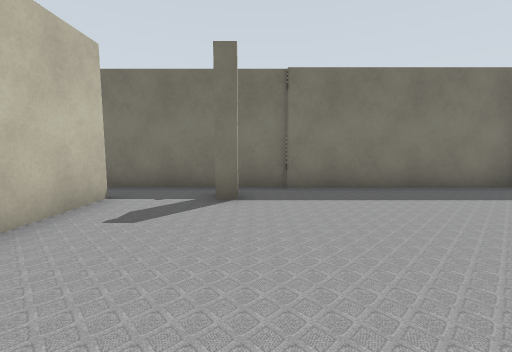
view 1 (above)

24 first-person views from a walk through a world built for the Gazebo simulator. The camera is 0.94 m above the floor, tilts 6° down and sees 90° across. The lines on the ground mark 1 m squares. The floor is counted in squares, 1 m on a side. Each view is taken from the middle of a square. On the plan, view 1 faces up. The plan holds only what a view shows up to about 10 squares ahead; the rest is blank. The place goes on beyond the plan.

view 2
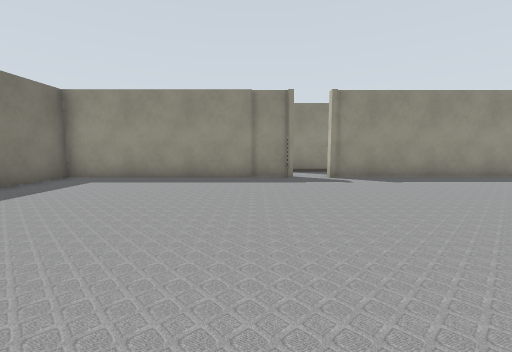

view 3
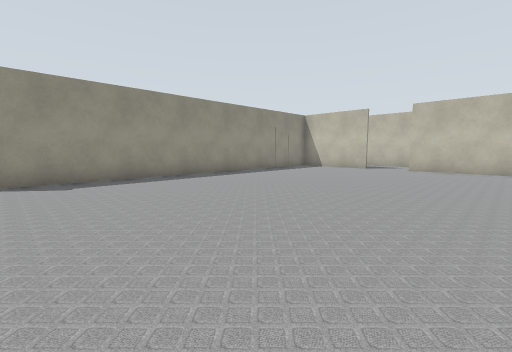

view 4
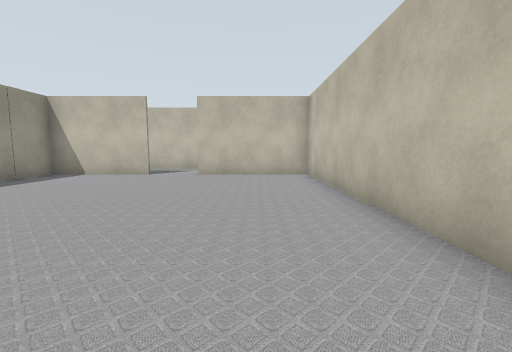

view 5
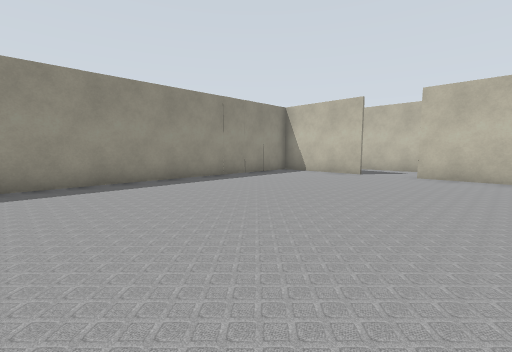

view 6
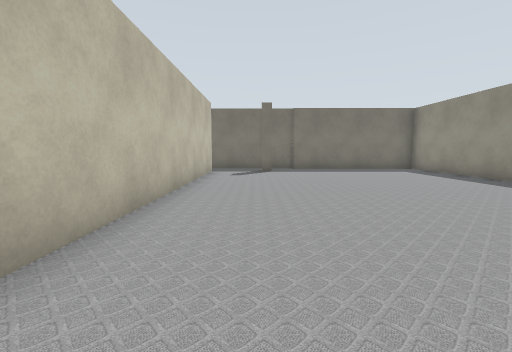

view 7
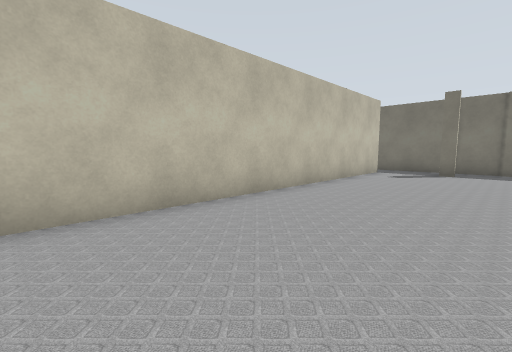

view 8
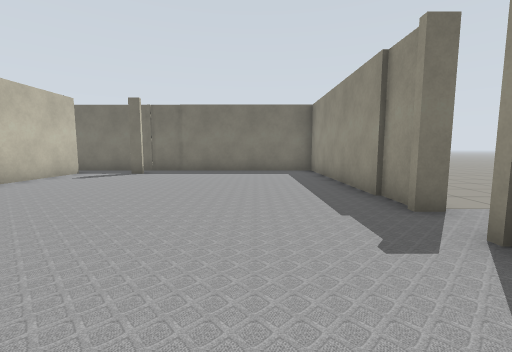

view 9
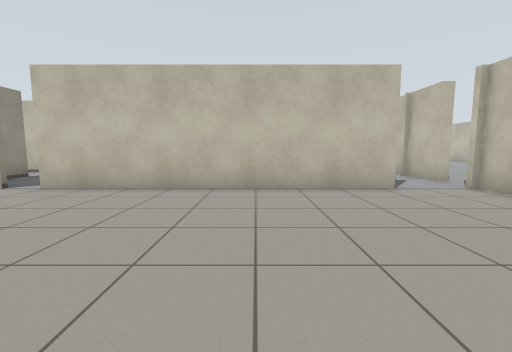

view 10
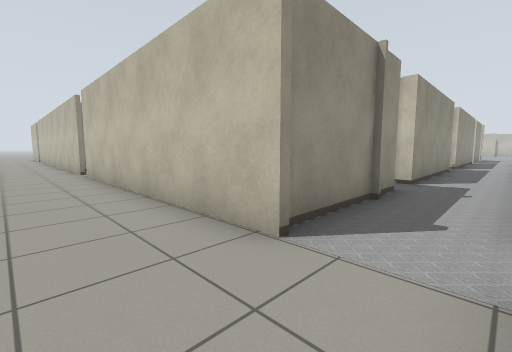

view 11
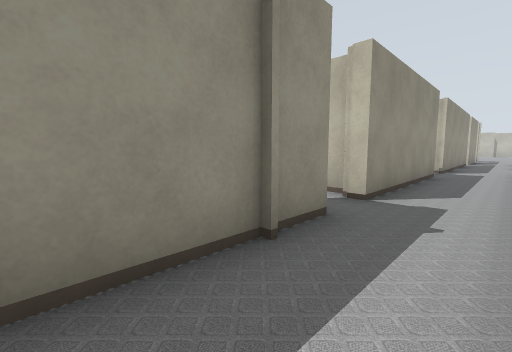

view 12
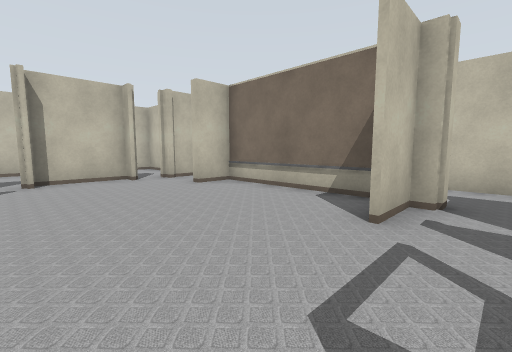

view 13
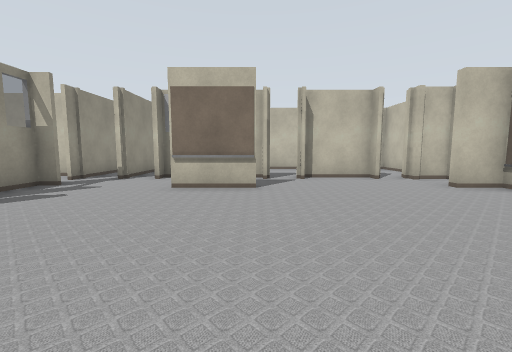

view 14
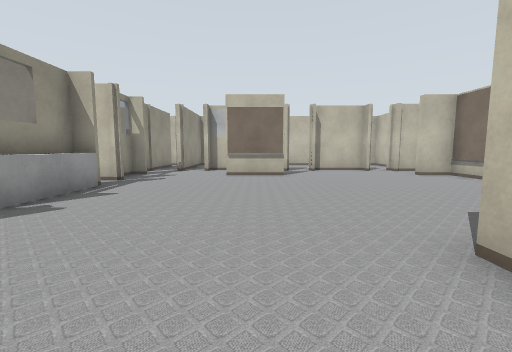

view 15
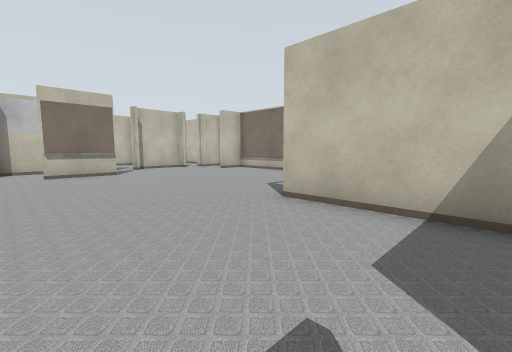

view 16
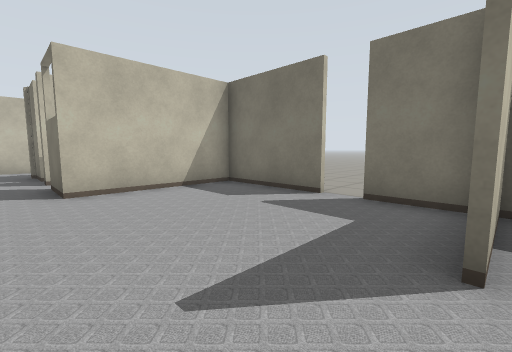

view 17
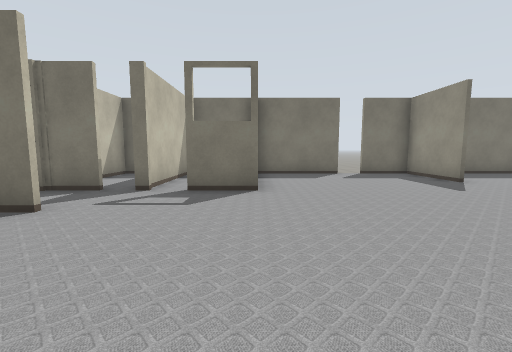

view 18
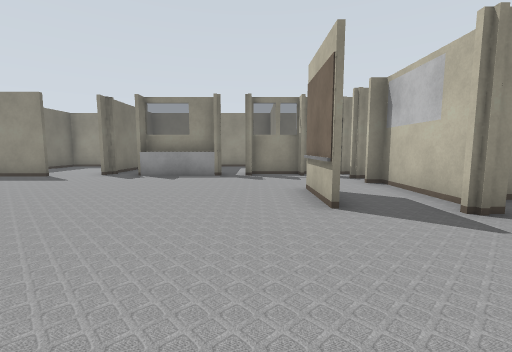

view 19
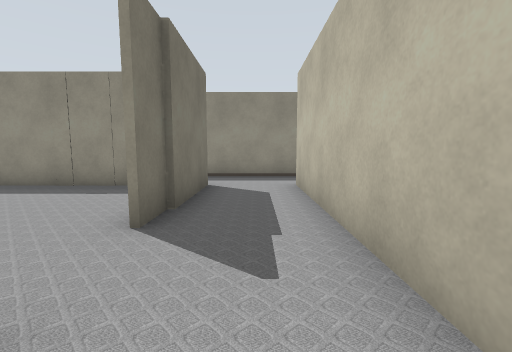

view 20
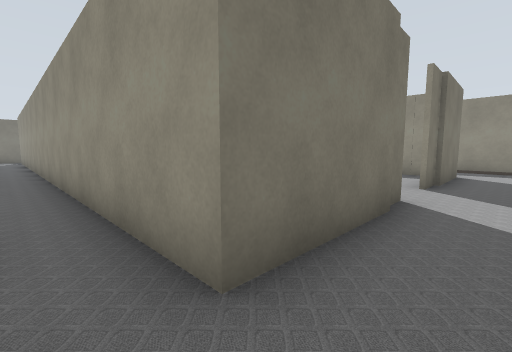

view 21
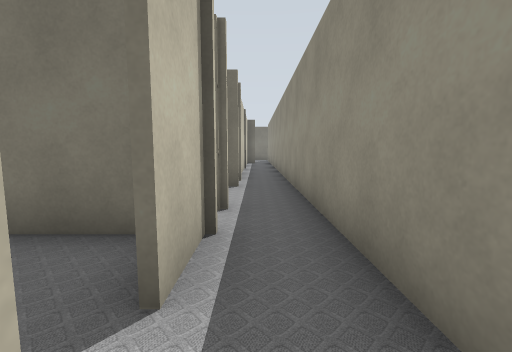

view 22
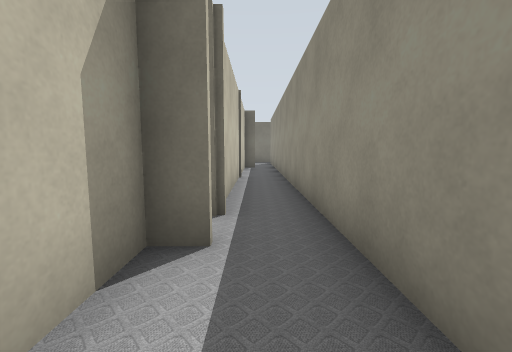

view 23
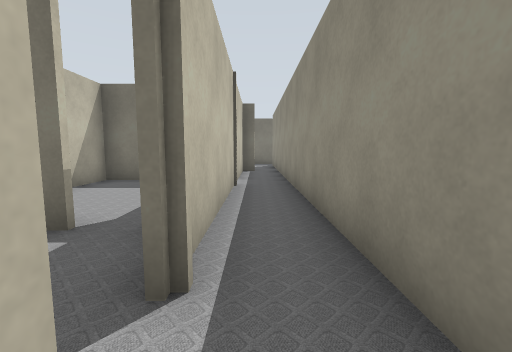

view 24
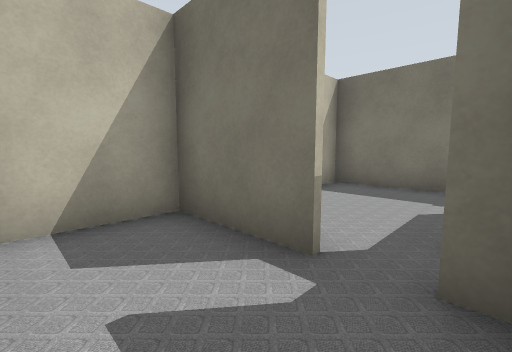

### Floor plan
Ten units are one square. View 1 is at (0, 0); x grows to the right and y downward. Boxes are objects, and circles mark ways between rooms. Rooms are numbered by the first view taken in them; rooms with no view inside come last. Other rooms are left out.
<svg viewBox="-91 -67 297 253">
<path fill="none" stroke="#000" d="M-29 78 -29 155 12 155M67 12 65 12 65 -62 -6 -62M-2 -48 -9 -48M29 155 65 155 65 24M-29 -50 -29 61M-10 -62 -38 -62M89 10 172 10M180 10 192 10M149 122 171 122M108 71 101 71M115 52 111 52M201 99 201 68M93 67 93 71M90 79 90 122 101 122M198 39 198 11M112 140 112 145 135 145M172 12 140 12 140 52 124 52M101 141 101 146M199 11 199 38M201 12 180 12M89 125 89 67 93 67M68 157 29 157M93 71 108 71M89 175 89 141 101 141M105 52 89 52 89 10M12 157 5 157M2 157 -30 157M9 181 68 181M67 24 67 70M67 2 67 12M-46 130 -46 146M-30 157 -30 95M-51 96 -51 111M-61 71 -86 71 -86 91M-46 32 -46 85M-46 0 -46 24M-30 95 -30 0M148 145 181 145 181 140"/>
<circle cx="20" cy="160" r="3" fill="#2a7"/>
<circle cx="70" cy="20" r="3" fill="#2a7"/>
<circle cx="175" cy="10" r="3" fill="#2a7"/>
<circle cx="80" cy="10" r="3" fill="#2a7"/>
<circle cx="95" cy="130" r="3" fill="#2a7"/>
<circle cx="95" cy="60" r="3" fill="#2a7"/>
<circle cx="170" cy="130" r="3" fill="#2a7"/>
<circle cx="-40" cy="160" r="3" fill="#2a7"/>
<circle cx="-40" cy="100" r="3" fill="#2a7"/>
<circle cx="-50" cy="90" r="3" fill="#2a7"/>
<text x="20" y="50">1</text>
<text x="110" y="-60">2</text>
<text x="150" y="80">3</text>
<text x="80" y="120">4</text>
<text x="-40" y="130">5</text>
<text x="-70" y="90">6</text>
<text x="-40" y="40">7</text>
<text x="170" y="130">8</text>
</svg>
Room 1 opens to room 4. Room 2 opens to room 3. Room 2 opens to room 4. Room 3 opens to room 4. Room 3 opens to room 8. Room 4 opens to room 5. Room 5 opens to room 7. Room 6 opens to room 7.

Where each view was taken, in squares from view 1:
view 1: 0 up, 0 right, facing up
view 2: 0 up, 2 left, facing right
view 3: 3 down, 2 left, facing down-right
view 4: 6 down, 1 left, facing down
view 5: 6 down, 1 left, facing down-right
view 6: 6 down, 1 left, facing up
view 7: 6 down, 1 right, facing up-left
view 8: 5 down, 4 right, facing up
view 9: 5 up, 12 right, facing down
view 10: 1 up, 7 right, facing down-right
view 11: 2 down, 7 right, facing down-right
view 12: 6 down, 14 right, facing down-left
view 13: 6 down, 15 right, facing down
view 14: 3 down, 16 right, facing down
view 15: 2 down, 18 right, facing down-left
view 16: 6 down, 20 right, facing up-left
view 17: 11 down, 14 right, facing up
view 18: 11 down, 11 right, facing right
view 19: 17 down, 0 right, facing right
view 20: 17 down, 4 left, facing up-right
view 21: 16 down, 4 left, facing up
view 22: 12 down, 4 left, facing up
view 23: 10 down, 4 left, facing up
view 24: 9 down, 5 left, facing up-left
